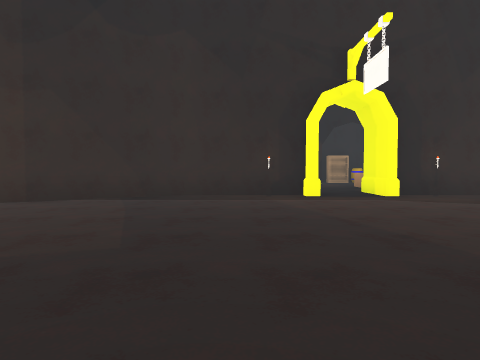
[1] (above)

22 first-person views from a walk through a Unity game level. The camera is 1.2 m above the floor, tilts 2° down and sees 75° across. The floor is counted in squares, 2 m on a side. Each view is taken from the middle of a square. On the plan, view 1 faces up. The plan holds only what a view shows up to about 9 squares ahead; the rest is blank. The place goes on beyond the plan. The player character is not drawn. Surface patterns are stand-ins for the level's own textures.

[2]
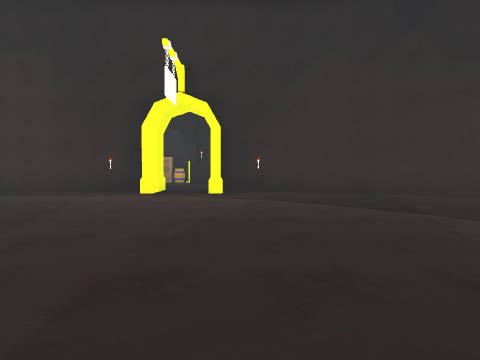

[3]
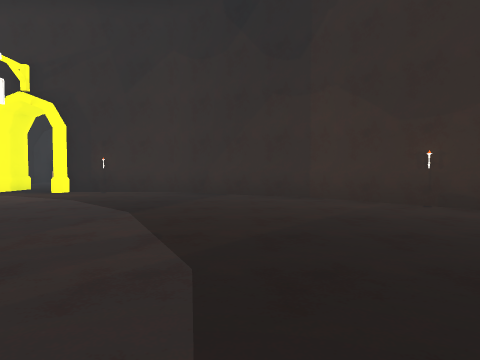

[4]
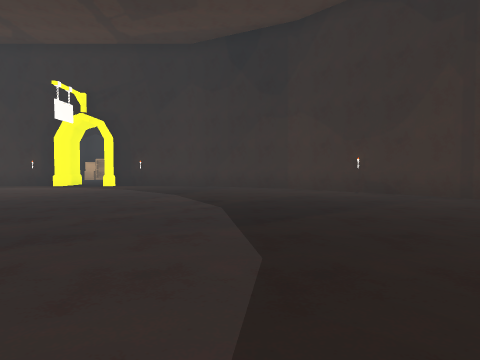

[5]
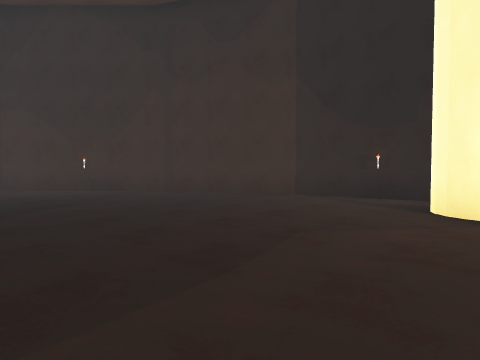

[6]
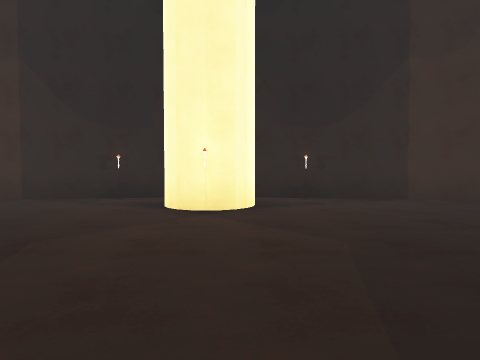

[7]
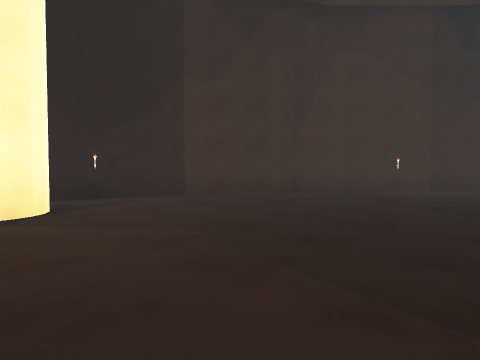

[8]
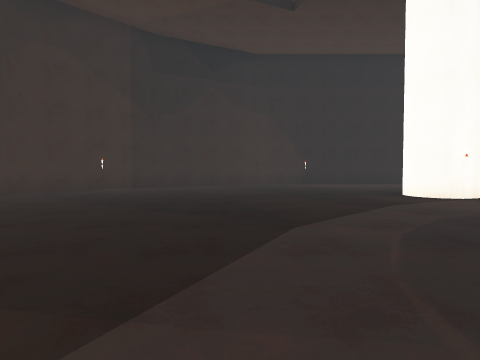

[9]
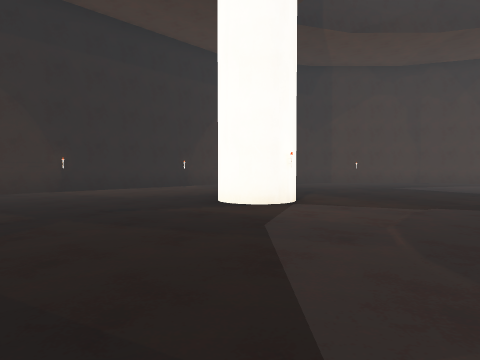

[10]
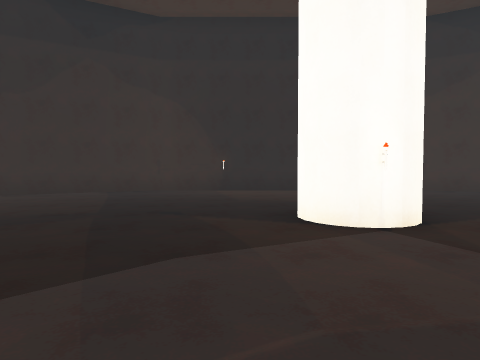

[11]
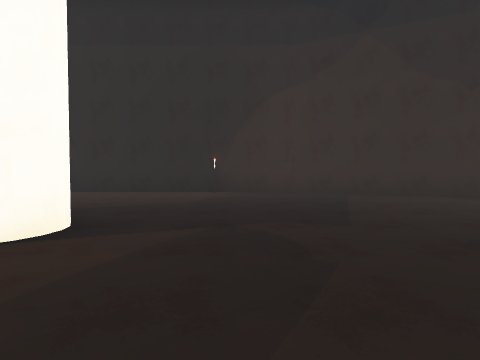

[12]
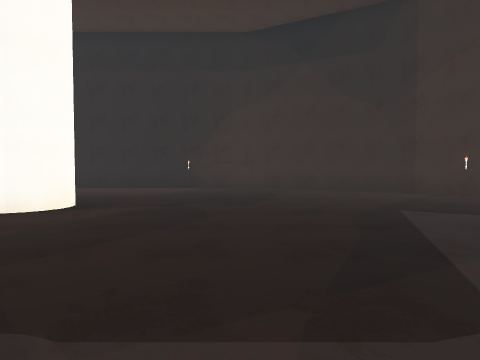

[13]
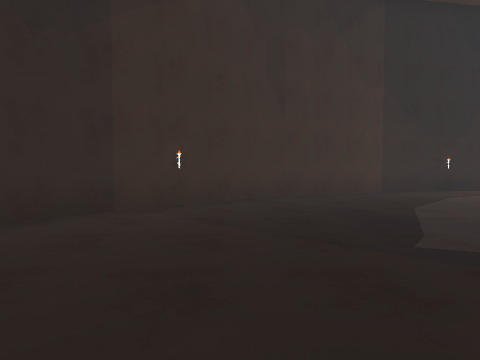

[14]
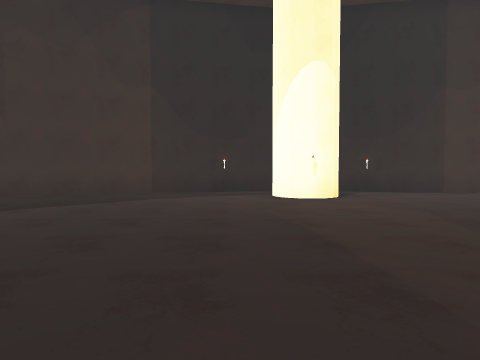

[15]
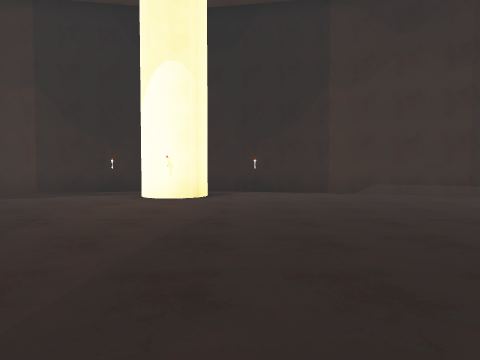

[16]
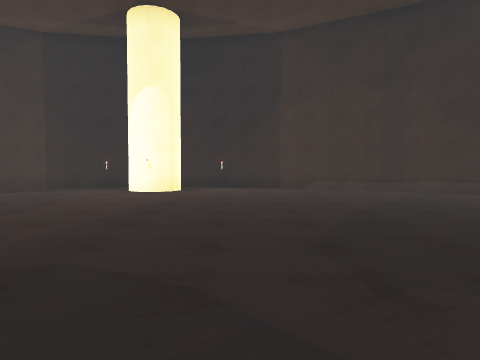

[17]
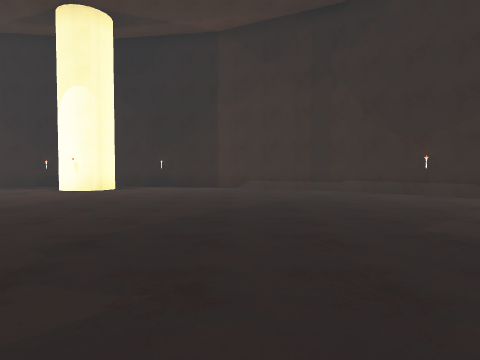

[18]
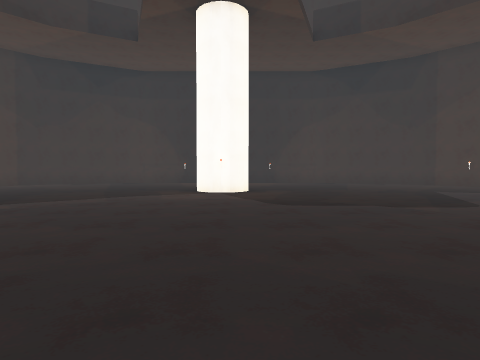

[19]
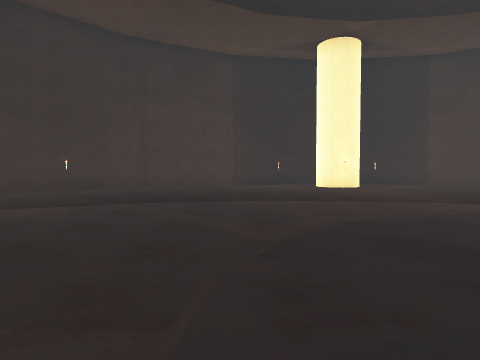

[20]
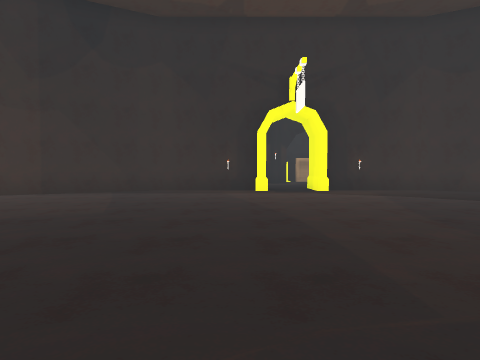

[21]
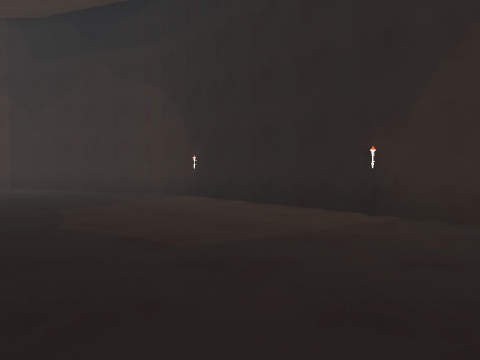

[22]
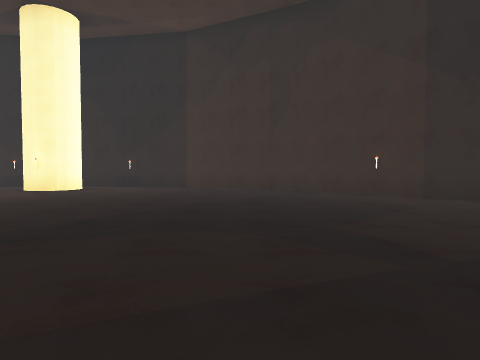

### Floor plan
Key: @ floor where view 1 was taken; # wall or solid block; x gap in a wall; . floor; O other object.
Columns run from 10 left of view 1 to 15 right of it. Each row starts with its distance up from view 1.
  8         ##########
  7       ###...###..###
  6      ##............##
  5     ##..............##
  4    ##................##
  3   ##..................##
  2  ##....................##
  1  #......................#
  0 ##........@.............##
 -1 #........................#
 -2 #........................#
 -3 #........................#
 -4 #.#....................#x#
 -5 ###....................#.#
 -6 #........................#
 -7 #........................#
 -8 #........................#
 -9 ##......................##
-10  #......................#
-11  ##.........##.........##
-12   ##..................##
-13    #O................##
-14    ###..............##
-15      ##............##
-16       ###........###
-17         ##########

Where each view was taken, in squares from view 1:
view 1: 0 up, 0 right, facing up
view 2: 1 down, 4 right, facing up
view 3: 1 down, 8 right, facing up
view 4: 4 down, 8 right, facing up
view 5: 5 down, 8 right, facing up-right
view 6: 5 down, 8 right, facing right
view 7: 4 down, 8 right, facing down-right
view 8: 4 down, 7 right, facing down
view 9: 7 down, 7 right, facing down-left
view 10: 7 down, 4 right, facing down
view 11: 8 down, 0 right, facing down
view 12: 6 down, 1 left, facing down
view 13: 12 down, 1 left, facing left
view 14: 6 down, 1 left, facing left
view 15: 3 down, 1 left, facing left
view 16: 2 down, 1 right, facing left
view 17: 0 up, 1 right, facing left
view 18: 2 down, 2 right, facing down
view 19: 1 down, 2 right, facing right
view 20: 2 down, 1 right, facing up
view 21: 12 down, 1 left, facing down-right
view 22: 10 down, 4 right, facing right
